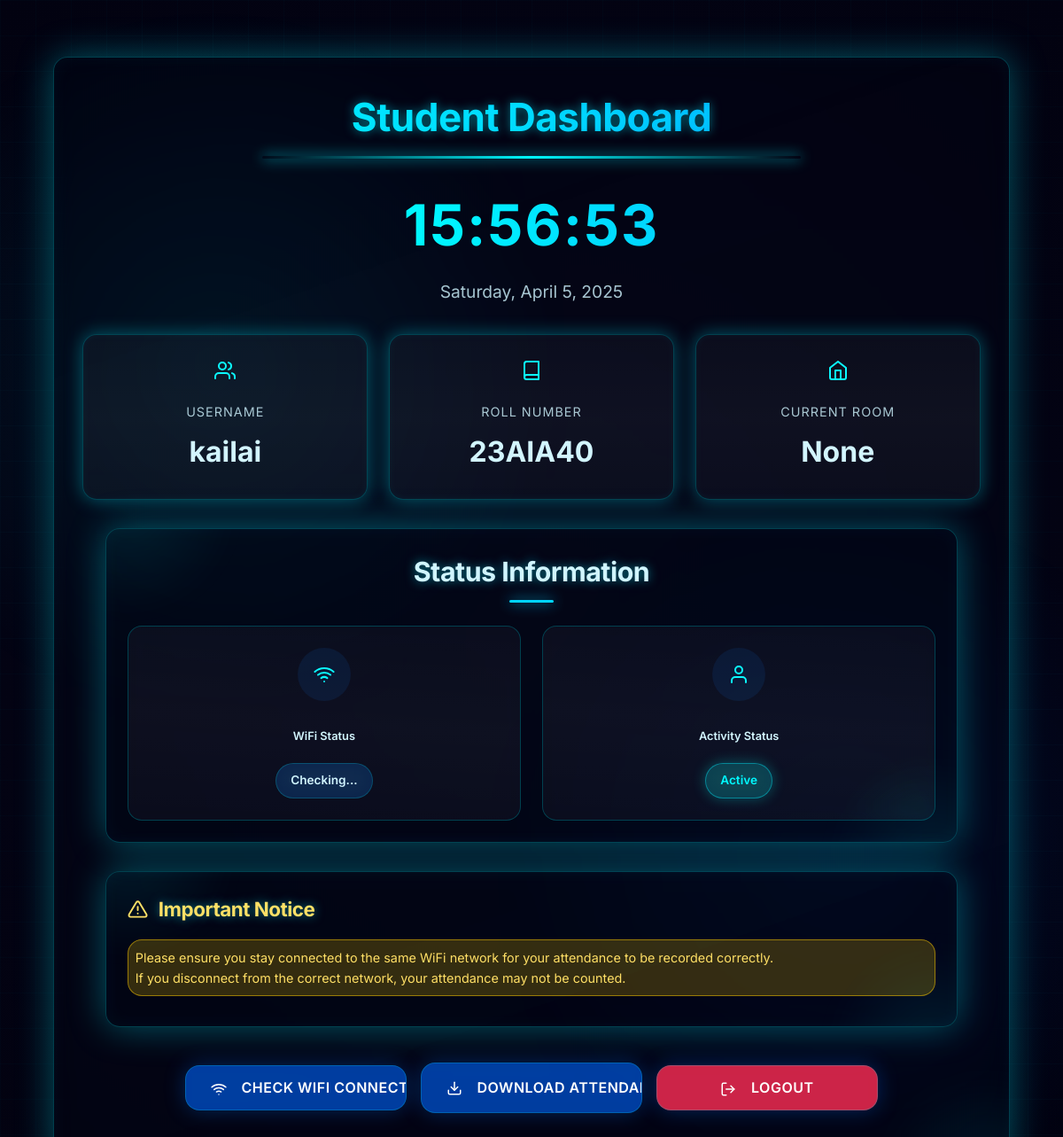
Before: /student_dashboard (signed in) with the older database file.
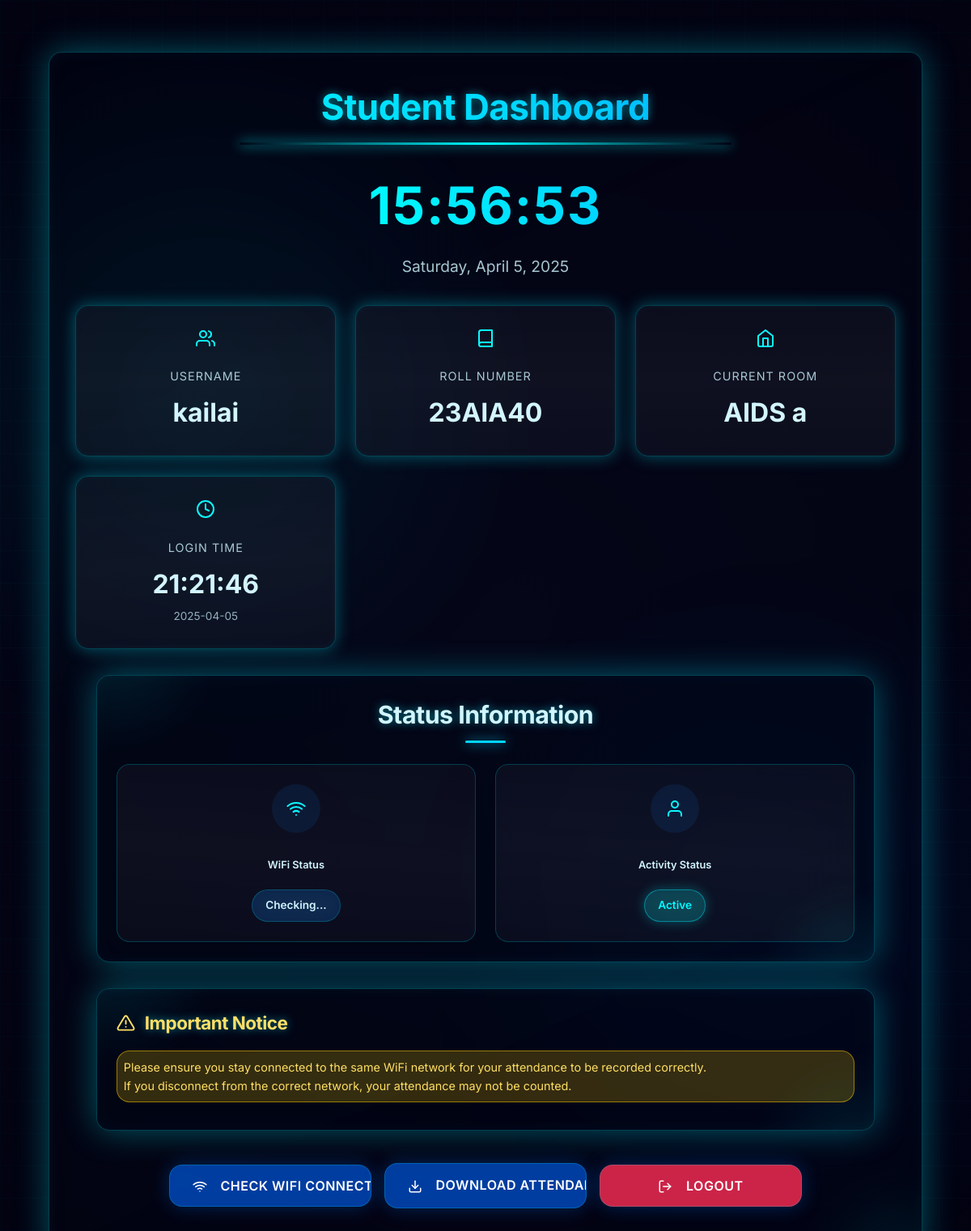
After: the same page with the newer database file.
### app.py (models this page shows)
class Student(db.Model):
    __bind_key__ = 'student_db'
    id = db.Column(db.Integer, primary_key=True)
    roll_number = db.Column(db.String(50), nullable=False, unique=True)
    username = db.Column(db.String(50), nullable=False)
    password = db.Column(db.String(100), nullable=False)
    current_room = db.Column(db.String(50))  # Store current room code
    current_bssid = db.Column(db.String(100))  # Store student's current BSSID
    is_logged_in = db.Column(db.Boolean, default=False)
    login_time = db.Column(db.DateTime)
    last_active_time = db.Column(db.DateTime)
    is_active = db.Column(db.Boolean, default=True)  # Track if student is connected to correct WiFi

### app.py (the view)
@app.route('/student_dashboard')
def student_dashboard():
    if 'student_id' not in session:
        flash("Please login first")
        return redirect(url_for('login_student'))
    student_id = session.get('student_id')
    student = Student.query.get(student_id)
    return render_template('student_dashboard.html', student=student)

### templates/student_dashboard.html (shortened to what this page needs)
<!DOCTYPE html>
<html lang="en">
<head>
    <link rel="stylesheet" type="text/css" href="{{ url_for('static', filename='app.css') }}">
</head>
<body>
    <div class="container main-container glass-highlight">
        <h1>Student Dashboard</h1>
        <div class="time-display">
            <div id="current-time" class="digital-clock neon-pulse">00:00:00</div>
            <div id="current-date" class="date-display">Loading date...</div>
        </div>
        <div class="stats-panel">
            <div class="stat-card glass-highlight">
                <div class="stat-icon">
                </div>
                <div class="stat-title">Username</div>
                <div class="count">{{ student.username }}</div>
            </div>
            <div class="stat-card glass-highlight">
                <div class="stat-icon">
                    <svg xmlns="http://www.w3.org/2000/svg" width="24" height="24" viewBox="0 0 24 24" fill="none" stroke="currentColor" stroke-width="2" stroke-linecap="round" stroke-linejoin="round"><path d="M4 19.5A2.5 2.5 0 0 1 6.5 17H20"></path><path d="M6.5 2H20v20H6.5A2.5 2.5 0 0 1 4 19.5v-15A2.5 2.5 0 0 1 6.5 2z"></path></svg>
                </div>
                <div class="stat-title">Roll Number</div>
                <div class="count">{{ student.roll_number }}</div>
            </div>
            <div class="stat-card glass-highlight">
                <div class="stat-icon">
                    <svg xmlns="http://www.w3.org/2000/svg" width="24" height="24" viewBox="0 0 24 24" fill="none" stroke="currentColor" stroke-width="2" stroke-linecap="round" stroke-linejoin="round"><path d="M3 9l9-7 9 7v11a2 2 0 0 1-2 2H5a2 2 0 0 1-2-2z"></path><polyline points="9 22 9 12 15 12 15 22"></polyline></svg>
                </div>
                <div class="stat-title">Current Room</div>
                <div class="count">{{ student.current_room }}</div>
            </div>
            {% if student.login_time %}
            <div class="stat-card glass-highlight">
                <div class="stat-icon">
                    <svg xmlns="http://www.w3.org/2000/svg" width="24" height="24" viewBox="0 0 24 24" fill="none" stroke="currentColor" stroke-width="2" stroke-linecap="round" stroke-linejoin="round"><circle cx="12" cy="12" r="10"></circle><polyline points="12 6 12 12 16 14"></polyline></svg>
                </div>
                <div class="stat-title">Login Time</div>
                <div class="count">{{ student.login_time.strftime('%H:%M:%S') }}</div>
                <div class="sub-text">{{ student.login_time.strftime('%Y-%m-%d') }}</div>
            </div>
            {% endif %}
        </div>
        <div class="container status-container">
            <h2>Status Information</h2>
            <div class="status-cards">
                <div class="status-card glass-highlight">
                    <div id="wifi-icon" class="status-icon">
                    </div>
                    <div class="status-label">WiFi Status</div>
                    <div id="wifi-status" class="status-chip">Checking...</div>
                </div>
                <div class="status-card glass-highlight">
                    <div class="status-icon">
                        <svg xmlns="http://www.w3.org/2000/svg" width="24" height="24" viewBox="0 0 24 24" fill="none" stroke="currentColor" stroke-width="2" stroke-linecap="round" stroke-linejoin="round"><path d="M20 21v-2a4 4 0 0 0-4-4H8a4 4 0 0 0-4 4v2"></path><circle cx="12" cy="7" r="4"></circle></svg>
                    </div>
                    <div class="status-label">Activity Status</div>
                    <div id="active-status" data-active="{{ 'true' if student.is_active else 'false' }}" class="status-chip">
                        {{ "Active" if student.is_active else "Inactive" }}
                    </div>
                </div>
            </div>
        </div>
        <div class="container notice-container">
            <div class="notice-header">
                <h3>Important Notice</h3>
            </div>
            <div class="wifi-warning">
                <p>Please ensure you stay connected to the same WiFi network for your attendance to be recorded correctly.</p>
                <p>If you disconnect from the correct network, your attendance may not be counted.</p>
            </div>
        </div>
        <div class="button-group">
            <button onclick="checkWiFiStatus()" class="btn">
                Check WiFi Connection
            </button>
            <a href="/download_student_attendance" class="btn">
                Download Attendance
            </a>
            <button onclick="logout()" class="btn danger">
                Logout
            </button>
        </div>
    </div>
</body>
</html>

Changed rows visible on the page:
changed Student "kailai": current_room "None" → "AIDS a"; login_time (not shown) → "21:21:46"; login_time (not shown) → "2025-04-05"
Other visible differences:
text now shown: "LOGIN TIME"
